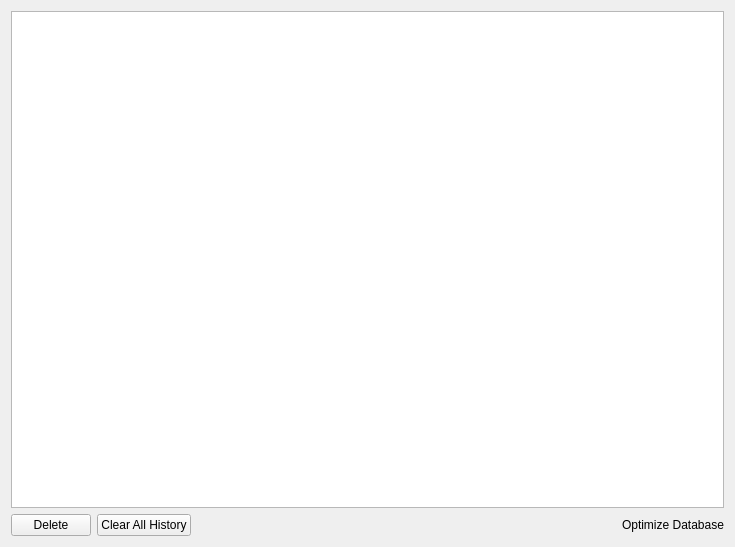
<?xml version="1.0" encoding="UTF-8"?>
<ui version="4.0">
 <class>HistoryManager</class>
 <widget class="QWidget" name="HistoryManager">
  <property name="geometry">
   <rect>
    <x>0</x>
    <y>0</y>
    <width>735</width>
    <height>547</height>
   </rect>
  </property>
  <property name="windowTitle">
   <string>History</string>
  </property>
  <layout class="QGridLayout" name="gridLayout">
   <item row="1" column="0">
    <widget class="QPushButton" name="deleteB">
     <property name="text">
      <string>Delete</string>
     </property>
    </widget>
   </item>
   <item row="1" column="1">
    <widget class="QPushButton" name="clearAll">
     <property name="text">
      <string>Clear All History</string>
     </property>
    </widget>
   </item>
   <item row="1" column="2">
    <spacer name="horizontalSpacer">
     <property name="orientation">
      <enum>Qt::Horizontal</enum>
     </property>
     <property name="sizeHint" stdset="0">
      <size>
       <width>40</width>
       <height>20</height>
      </size>
     </property>
    </spacer>
   </item>
   <item row="1" column="3">
    <widget class="ClickableLabel" name="optimizeDb">
     <property name="cursor">
      <cursorShape>PointingHandCursor</cursorShape>
     </property>
     <property name="text">
      <string>Optimize Database</string>
     </property>
     <property name="html-link-look" stdset="0">
      <bool>true</bool>
     </property>
    </widget>
   </item>
   <item row="0" column="0" colspan="4">
    <widget class="HistoryView" name="historyTree">
     <property name="alternatingRowColors">
      <bool>true</bool>
     </property>
    </widget>
   </item>
  </layout>
 </widget>
 <customwidgets>
  <customwidget>
   <class>ClickableLabel</class>
   <extends>QLabel</extends>
   <header>clickablelabel.h</header>
  </customwidget>
  <customwidget>
   <class>HistoryView</class>
   <extends>QTreeView</extends>
   <header>historyview.h</header>
  </customwidget>
 </customwidgets>
 <resources/>
 <connections/>
</ui>
